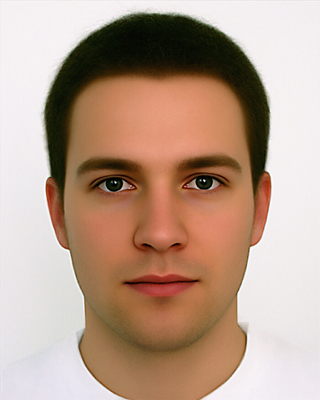
#> input picture Project_2/1/initial/sample/image_four.jpg, 320 x 400 px
$ python -i skin.py   (imports and definitions only)
#> lines starting #> are read from the running program, lines starting #| are printed output that depends on the picture; after the words box and inside, x2 and y2 are one past the last pixel; in counts of white or black regions, pixels touching at a corner belong together
import cv2
import numpy as np

def detect_skin(image_path):
    # خواندن تصویر (BGR)
#> called with image_path = 'sample/image_four.jpg'
    img = cv2.imread(image_path)
#> img is the input picture: shape (400, 320, 3); mean B, G, R 140.9, 158, 184.4
    if img is None:
        raise ValueError("Image not found")

    # تبدیل به HSV
    hsv = cv2.cvtColor(img, cv2.COLOR_BGR2HSV)
#> hsv: shape (400, 320, 3); mean H, S, V 57.5, 85.6, 185.1

    # ----------- بازه‌ی پوست (تجربی و پایدار) -----------
    lower_skin = np.array([0, 40, 60])
    upper_skin = np.array([25, 180, 255])

    # ماسک اولیه
    mask = cv2.inRange(hsv, lower_skin, upper_skin)
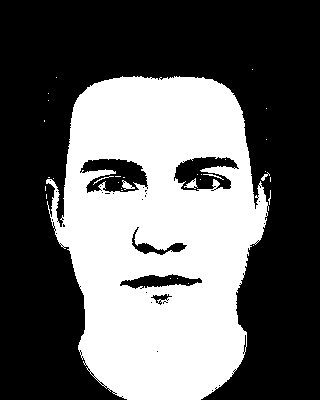
#> mask: shape (400, 320); 39.5% white; 33 white regions (27 under 20 px), largest, box (x1, y1, x2, y2) and area: (46, 76, 269, 400) 50321, (184, 178, 198, 189) 67, (122, 180, 135, 190) 63, (203, 174, 224, 180) 30, (261, 172, 270, 181) 29, (93, 176, 114, 185) 27

    # ----------- عملیات مورفولوژیکی -----------
    kernel = np.ones((5, 5), np.uint8)

    # حذف نویز
    mask = cv2.morphologyEx(mask, cv2.MORPH_OPEN, kernel, iterations=2)
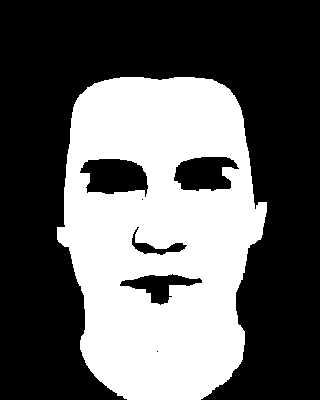
#> mask: shape (400, 320); 38.1% white; 1 white region, box (x1, y1, x2, y2) and area: (57, 77, 267, 400) 48763

    # پر کردن صورت
    mask = cv2.morphologyEx(mask, cv2.MORPH_CLOSE, kernel, iterations=2)
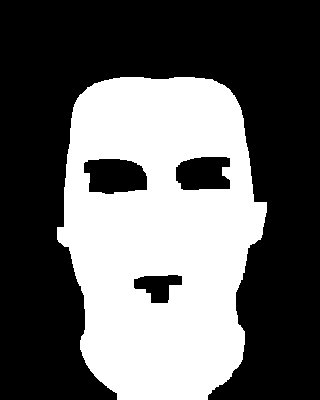
#> mask: shape (400, 320); 38.7% white; 1 white region, box (x1, y1, x2, y2) and area: (57, 77, 267, 400) 49577

    # ----------- خروجی RGB سیاه‌وسفید -----------
    output = np.zeros_like(img)
    output[mask == 255] = [255, 255, 255]

    return output

>>> result = detect_skin('sample/image_four.jpg')

$ run again, on Project_2/1/initial/sample/image_three.jpg
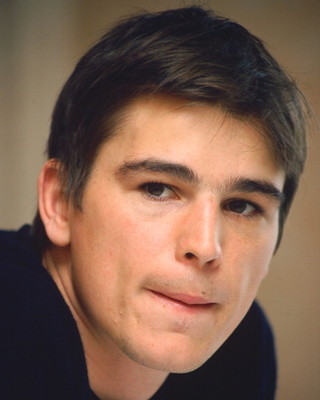
#> input picture Project_2/1/initial/sample/image_three.jpg, 320 x 400 px
#> in detect_skin, img is the input picture: shape (400, 320, 3); mean B, G, R 78.2, 95.2, 125.5
#> hsv: shape (400, 320, 3); mean H, S, V 44.4, 91.5, 126.9
#> in detect_skin, `mask = cv2.inRange(hsv, lower_skin, upper_skin)`:
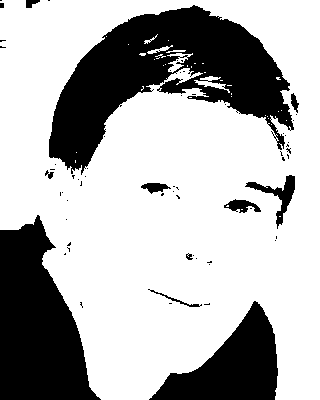
#> mask: shape (400, 320); 69.9% white; 64 black regions (52 under 20 px), largest, box (x1, y1, x2, y2) and area: (49, 5, 294, 175) 18561, (0, 215, 101, 400) 11930, (149, 301, 278, 400) 6331
#> in detect_skin, `mask = cv2.morphologyEx(mask, cv2.MORPH_CLOSE, kernel, iterations=2)`:
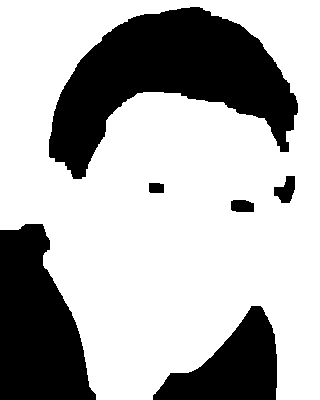
#> mask: shape (400, 320); 69.2% white; 6 black regions, box (x1, y1, x2, y2) and area: (49, 7, 298, 179) 20483, (0, 224, 96, 400) 11852, (153, 306, 277, 400) 6297, (274, 176, 295, 203) 364, (231, 200, 254, 212) 252, (149, 183, 164, 193) 145
